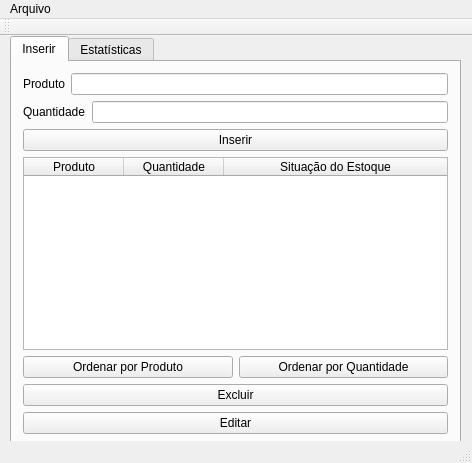
<?xml version="1.0" encoding="UTF-8"?>
<ui version="4.0">
 <class>MainWindow</class>
 <widget class="QMainWindow" name="MainWindow">
  <property name="geometry">
   <rect>
    <x>0</x>
    <y>0</y>
    <width>472</width>
    <height>463</height>
   </rect>
  </property>
  <property name="windowTitle">
   <string>Gerência de Estoque</string>
  </property>
  <widget class="QWidget" name="centralWidget">
   <widget class="QTabWidget" name="tabWidget">
    <property name="geometry">
     <rect>
      <x>10</x>
      <y>0</y>
      <width>451</width>
      <height>411</height>
     </rect>
    </property>
    <property name="currentIndex">
     <number>0</number>
    </property>
    <widget class="QWidget" name="Inserir">
     <attribute name="title">
      <string extracomment="Inserir">Inserir</string>
     </attribute>
     <layout class="QVBoxLayout" name="verticalLayout">
      <item>
       <layout class="QHBoxLayout" name="horizontalLayout">
        <item>
         <widget class="QLabel" name="label">
          <property name="text">
           <string>Produto</string>
          </property>
         </widget>
        </item>
        <item>
         <widget class="QLineEdit" name="le_nameInput"/>
        </item>
       </layout>
      </item>
      <item>
       <layout class="QHBoxLayout" name="horizontalLayout_2">
        <item>
         <widget class="QLabel" name="label_2">
          <property name="text">
           <string>Quantidade</string>
          </property>
         </widget>
        </item>
        <item>
         <widget class="QLineEdit" name="le_avgInput"/>
        </item>
       </layout>
      </item>
      <item>
       <widget class="QPushButton" name="btn_insert">
        <property name="styleSheet">
         <string notr="true"/>
        </property>
        <property name="text">
         <string>Inserir</string>
        </property>
       </widget>
      </item>
      <item>
       <widget class="QTableWidget" name="tbl_data">
        <property name="styleSheet">
         <string notr="true"/>
        </property>
        <property name="editTriggers">
         <set>QAbstractItemView::NoEditTriggers</set>
        </property>
        <attribute name="horizontalHeaderDefaultSectionSize">
         <number>100</number>
        </attribute>
        <attribute name="horizontalHeaderStretchLastSection">
         <bool>true</bool>
        </attribute>
        <attribute name="verticalHeaderShowSortIndicator" stdset="0">
         <bool>true</bool>
        </attribute>
        <attribute name="verticalHeaderStretchLastSection">
         <bool>false</bool>
        </attribute>
        <column>
         <property name="text">
          <string>Produto</string>
         </property>
        </column>
        <column>
         <property name="text">
          <string>Quantidade</string>
         </property>
        </column>
        <column>
         <property name="text">
          <string>Situação do Estoque</string>
         </property>
        </column>
       </widget>
      </item>
      <item>
       <layout class="QHBoxLayout" name="horizontalLayout_3">
        <item>
         <widget class="QPushButton" name="btn_NameSort">
          <property name="text">
           <string>Ordenar por Produto</string>
          </property>
         </widget>
        </item>
        <item>
         <widget class="QPushButton" name="btn_GradeSort">
          <property name="text">
           <string>Ordenar por Quantidade</string>
          </property>
         </widget>
        </item>
       </layout>
      </item>
      <item>
       <widget class="QPushButton" name="btn_excluir">
        <property name="text">
         <string>Excluir</string>
        </property>
       </widget>
      </item>
      <item>
       <widget class="QPushButton" name="btn_editar">
        <property name="text">
         <string>Editar</string>
        </property>
       </widget>
      </item>
     </layout>
    </widget>
    <widget class="QWidget" name="tab">
     <attribute name="title">
      <string>Estatísticas</string>
     </attribute>
     <widget class="QWidget" name="layoutWidget">
      <property name="geometry">
       <rect>
        <x>20</x>
        <y>30</y>
        <width>341</width>
        <height>301</height>
       </rect>
      </property>
      <layout class="QVBoxLayout" name="verticalLayout_2">
       <item>
        <widget class="QGroupBox" name="gb_avg">
         <property name="title">
          <string>Quantidade Total de Itens</string>
         </property>
         <widget class="QLabel" name="lbl_avg">
          <property name="geometry">
           <rect>
            <x>6</x>
            <y>20</y>
            <width>331</width>
            <height>71</height>
           </rect>
          </property>
          <property name="font">
           <font>
            <pointsize>24</pointsize>
           </font>
          </property>
          <property name="text">
           <string/>
          </property>
          <property name="alignment">
           <set>Qt::AlignCenter</set>
          </property>
         </widget>
        </widget>
       </item>
       <item>
        <widget class="QGroupBox" name="gb_highest">
         <property name="title">
          <string>Maior Quantidade</string>
         </property>
         <widget class="QLabel" name="lbl_highest">
          <property name="geometry">
           <rect>
            <x>0</x>
            <y>20</y>
            <width>341</width>
            <height>71</height>
           </rect>
          </property>
          <property name="font">
           <font>
            <pointsize>24</pointsize>
           </font>
          </property>
          <property name="text">
           <string/>
          </property>
          <property name="alignment">
           <set>Qt::AlignCenter</set>
          </property>
         </widget>
        </widget>
       </item>
       <item>
        <widget class="QGroupBox" name="gb_lowest">
         <property name="title">
          <string>Menor Quantidade</string>
         </property>
         <widget class="QLabel" name="lbl_lowest">
          <property name="geometry">
           <rect>
            <x>-4</x>
            <y>20</y>
            <width>341</width>
            <height>71</height>
           </rect>
          </property>
          <property name="font">
           <font>
            <pointsize>24</pointsize>
           </font>
          </property>
          <property name="text">
           <string/>
          </property>
          <property name="alignment">
           <set>Qt::AlignCenter</set>
          </property>
         </widget>
        </widget>
       </item>
      </layout>
     </widget>
    </widget>
   </widget>
  </widget>
  <widget class="QMenuBar" name="menuBar">
   <property name="geometry">
    <rect>
     <x>0</x>
     <y>0</y>
     <width>472</width>
     <height>21</height>
    </rect>
   </property>
   <widget class="QMenu" name="menuArquivo">
    <property name="title">
     <string>Arquivo</string>
    </property>
    <addaction name="actionSalvar"/>
    <addaction name="actionCarregar"/>
   </widget>
   <addaction name="menuArquivo"/>
  </widget>
  <widget class="QToolBar" name="mainToolBar">
   <attribute name="toolBarArea">
    <enum>TopToolBarArea</enum>
   </attribute>
   <attribute name="toolBarBreak">
    <bool>false</bool>
   </attribute>
  </widget>
  <widget class="QStatusBar" name="statusBar"/>
  <action name="actionSalvar">
   <property name="text">
    <string>Salvar</string>
   </property>
   <property name="shortcut">
    <string>Ctrl+S</string>
   </property>
  </action>
  <action name="actionCarregar">
   <property name="text">
    <string>Carregar</string>
   </property>
   <property name="shortcut">
    <string>Ctrl+L</string>
   </property>
  </action>
 </widget>
 <layoutdefault spacing="6" margin="11"/>
 <resources/>
 <connections/>
</ui>
